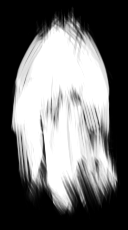
#> input picture cv/brushes/brush.png, 128 x 230 px; its folder holds only this picture in this run
$ python brush.py   (older library calls are emulated)
#> lines starting #> are read from the running program, lines starting #| are printed output that depends on the picture; after the words box and inside, x2 and y2 are one past the last pixel; in counts of white or black regions, pixels touching at a corner belong together
### cv/colormixer.py
import numpy as np
import cv2
import math
import random
import time
# import rotate_brush as rb
# import gradient
# from thready import amap
import os

color1 = np.array([19, 163, 255.])
color2 = np.array([19, 18, 37.])
color3 = np.array([52, 2, 1.])

color4 = np.array([.95, .95, .95])
color5 = np.array([.5, .15, .4])

color1 /= 255.
color2 /= 255.
color3 /= 255.


def clip(i, imax=1, imin=0):
    return min(max(imin, i), imax)


def directmix(c1, c2, ratio):
    return c1 * ratio + c2 * (1 - ratio)


# [5 lines left out: function linearmix, not called in this run]


def submix_power(i):
    i = np.array(i)

    def BGR2PWR(c):
        c = np.clip(c, a_max=1. - 1e-6, a_min=1e-6)  # no overflow allowed
        c = np.power(c, 2.2 / i)
        u = 1. - c
        return u  # unit absorbance

    def PWR2BGR(u):
        c = 1. - u
        c = np.power(c, i / 2.2)
        return c  # rgb color

    # [4 lines left out: function submix, not called in this run]

    return submix, BGR2PWR, PWR2BGR


# a is good around .15
# [53 lines left out: functions reflectance, get_coeff, powermix, not called in this run]


pal = np.zeros([400, 600, 3])

globpad = 0


# [36 lines left out: functions pmix, demo, test_power, test, not called in this run]


def f32(a):
    return np.array(a).astype('float32')


def oilpaint_converters():
    submix, b2p, p2b = submix_power(f32([13, 3, 7.]))
    return b2p, p2b


def oilpaint_mix(c1, c2, alpha):
    submix, b2p, p2b = submix_power(f32([13, 3, 7.]))
    return submix(c1, c2, alpha / 255)

### cv/brush.py
import numpy as np
import cv2
import math
import random

def rn():
    return random.random()

brushes = {}

# load brushes from ./brushes directory
def load_brushes():
    brush_dir = './brushes/'
    import os
    for fn in os.listdir(brush_dir):
        if os.path.isfile(brush_dir + fn):
            brush = cv2.imread(brush_dir + fn,0)
#> brush is the input picture: shape (230, 128); min 0, max 255, mean 109.3
            if not brush is None:
                brushes[fn] = brush


def get_brush(key='random'):
    if key=='random':
        key = random.choice(list(brushes.keys()))
    brush = brushes[key]
    return brush,key

def rotate_brush(brush,rad,srad,angle):
    # brush image should be of grayscale, pointing upwards

    # translate w x h into an area of 2rad x 2rad

    bh,bw = brush.shape[0:2]
    # print(brush.shape)

    osf = 0.1
    # oversizefactor: ratio of dist-to-edge to width,
    # to compensate for the patch smaller than the original ellipse

    rad = int(rad*(1.+osf))
    srad = int(srad*(1.+osf))

    # 1. scale
    orig_points = np.array([[bw/2,0],[0,bh/2],[bw,bh/2]]).astype('float32')
    # x,y of top left right
    translated = np.array([[rad,0],[rad-srad,rad],[rad+srad,rad]]).astype('float32')

    # affine transform matrix
    at = cv2.getAffineTransform(orig_points,translated)

    at = np.vstack([at,[0,0,1.]])

    # 2. rotate
    rm = cv2.getRotationMatrix2D((rad,rad),angle-90,1)
    # per document:
    # angle – Rotation angle in degrees. Positive values mean counter-clockwise rotation (the coordinate origin is assumed to be the top-left corner).

    # stroke image should point eastwards for 0 deg, hence the -90

    rm = np.vstack([rm,[0,0,1.]])

    # 3. combine 2 affine transform
    cb = np.dot(rm,at)
    # print(cb)

    # 4. do the transform
    res = cv2.warpAffine(brush,cb[0:2,:],(rad*2,rad*2))
    return res

def lc(i): #low clip
    return int(max(0,i))

def generate_motion_blur_kernel(dim=3,angle=0.,threshold_factor=1.3,divide_by_dim=True):
    radian = angle/360*math.pi*2 + math.pi/2
    # perpendicular
    # x2,y2 = math.cos(radian),math.sin(radian)
    # the directional vector

    # first, generate xslope and yslope
    gby,gbx = np.mgrid[0:dim,0:dim]
    cen = (dim+1)/2-1
    gbx = gbx - float(cen)
    gby = gby - float(cen)
    # gbx = gbx / float(cen) -.5
    # gby = gby / float(cen) -.5

    # then mix the slopes according to angle
    gbmix = gbx * math.cos(radian) - gby * math.sin(radian)

    kernel = (threshold_factor - gbmix*gbmix).clip(min=0.,max=1.)

    # center = (dim+1)/2-1
    # kernel = np.zeros((dim,dim)).astype('float32')

    # # iterate thru kernel
    # ki = np.nditer(kernel,op_flags=['readwrite'],flags=['multi_index'])
    # while not ki.finished:
    #     ya,xa = ki.multi_index
    #     y1,x1 = -(ya-center),xa-center # flip y since it's image axis
    #
    #     # now y1, x1 correspond to each kernel pixel's cartesian coord
    #     # with center being 0,0
    #
    #     dotp = x1*x2 + y1*y2 # dotprod
    #
    #     ki[0] = dotp
    #     ki.iternext()
    #
    # kernel = (threshold_factor-kernel*kernel).clip(min=0,max=1)

    if divide_by_dim:
        kernel /= dim * dim * np.mean(kernel)
    else:
        pass

    return kernel.astype('float32')

from colormixer import oilpaint_converters
b2p,p2b = oilpaint_converters()

def sigmoid_array(x):
    sgm = 1. / (1. + np.exp(-x))
    return np.clip(sgm * 1.2 - .1,a_max=1.,a_min=0.)

# the brush process
def compose(orig,brush,x,y,rad,srad,angle,color,usefloat=False,useoil=False,lock=None):
    # generate, scale and rotate the brush as needed
    brush_image = rotated = rotate_brush(brush,rad,srad,angle) # as alpha
    brush_image = np.reshape(brush_image,brush_image.shape+(1,)) # cast alpha into (h,w,1)

    if useoil:
        # gradient based color mixing
        # generate a blend map `gbmix` that blend in the direction of the brush stroke

        # first, generate xslope and yslope
        gby,gbx = np.mgrid[0:brush_image.shape[0],0:brush_image.shape[1]]
        gbx = gbx / float(brush_image.shape[1]) -.5
        gby = gby / float(brush_image.shape[0]) -.5

        dgx,dgy = rn()-.5,rn()-.5 # variation to angle
        # then mix the slopes according to angle
        gbmix = gbx * math.cos(angle/180.*math.pi+dgx) - gby * math.sin(angle/180.*math.pi+dgx)

        # some noise?
        gbmix += np.random.normal(loc=0.15,scale=.2,size=gbmix.shape)

        #strenthen the slope
        gbmix = sigmoid_array(gbmix*10)
        gbmix = np.reshape(gbmix,gbmix.shape+(1,)).astype('float32')

        # cv2.imshow('gbmix',gbmix)
        # cv2.waitKey(1)

    # width and height of brush image
    bh = brush_image.shape[0]
    bw = brush_image.shape[1]

    y,x = int(y),int(x)

    # calculate roi params within orig to paint the brush
    ym,yp,xm,xp = y-bh/2,y+bh/2,x-bw/2,x+bw/2

    # w and h of orig
    orig_h,orig_w = orig.shape[0:2]

    #crop the brush if exceed orig or <0
    alpha = brush_image[lc(0-ym):lc(bh-(yp-orig_h)),lc(0-xm):lc(bw-(xp-orig_w))]
    if useoil:
        gbmix = gbmix[lc(0-ym):lc(bh-(yp-orig_h)),lc(0-xm):lc(bw-(xp-orig_w))]

    #crop the roi params if < 0
    ym,yp,xm,xp = lc(ym),lc(yp),lc(xm),lc(xp)

    # print(alpha.shape,roi.shape)

    if alpha.shape[0]==0 or alpha.shape[1]==0: #or roi.shape[0]==0 or roi.shape[1]==0:
        # optimization: assume roi is valid

        print('alert: compose got empty roi')
        # dont paint if roi or brush is empty
    else:

        # to simulate oil painting mixing:
        # color should blend in some fasion from given color to bg color
        if useoil:
            if usefloat: # to 0,1
                pass
            else:
                # roi = roi.astype('float32')/255.
                color = np.array(color).astype('float32')/255.

            alpha = alpha.astype('float32')/255.

            # convert into oilpaint space
            color = b2p(color)

            def getkernelsize(r):
                k = min(55,int(r))
                if k%2==0:
                    k+=1
                if k<3:
                    k+=2
                return k
            sdim = getkernelsize(srad/5) # determine the blur kernel characteristics
            ldim = getkernelsize(rad/5)
            ssdim = getkernelsize(srad/7)

            #blur brush pattern
            softalpha = cv2.blur(alpha,(sdim,sdim)) # 0-1

            mixing_ratio = np.random.rand(alpha.shape[0],alpha.shape[1],1)
            # random [0,1] within shape (h,w,1

            # increase mixing_ratio where brush pattern
            # density is lower than 1
            # i.e. edge enhance
            mixing_ratio[:,:,0] += (1-softalpha)*2

            mixing_th = 0.1 # threshold, larger => mix more
            mixing_ratio = mixing_ratio > mixing_th
            # threshold into [0,1]

            # note: mixing_ratio is of dtype bool

            # apply motion blur on the mixed colormap
            kern = generate_motion_blur_kernel(dim=ldim,angle=angle)

            # print(sdim,ldim,kern.shape,colormap.dtype,kern.dtype,mixing_ratio.dtype,roi.dtype,color.dtype)

            # sample randomly from roi
            # random is acturally bad idea
            # limit sample area under alpha is better
            ry,rx = 0,0
            n = 20
            while n>0:
                ry,rx = int(rn()*alpha.shape[0]),int(rn()*alpha.shape[1])
                if alpha[ry,rx]>.5:
                    break
                n-=1

            # roi loading moved downwards, for optimization
            roi = orig[ym:yp,xm:xp]

            if usefloat: # roi to 0,1
                pass
            else:
                roi = roi.astype('float32')/255.

            roi = b2p(roi)

            if n>0:
                random_color = roi[ry,rx]
                tipcolor = color * gbmix + random_color  * (1 - gbmix)
            else:
                tipcolor = color

            # add some gaussian to color maybe?
            # remember: color should be in UABS space
            # tipcolor = np.random.normal(loc=color,scale=.04,size=alpha.shape[0:2]+(3,))
            # mixing_ratio2 = np.random.rand(alpha.shape[0],alpha.shape[1],1)

            # mixing_ratio2 = np.mgrid[]

            # mixing_ratio2 = mixing_ratio2 > 0.4

            #exp: how bout tip color blend from 1 color to another..

            # tipcolor = np.clip(tipcolor,a_max = 1.-1e-6, a_min = 1e-6)

            # tipcolor = cv2.filter2D(tipcolor,cv2.CV_32F,cv2.blur(kern,(sdim,sdim)))
            # tipcolor = cv2.blur(tipcolor,(sdim,sdim))

            # blend tip color (image) with bg
            # larger the mixing_ratio, stronger the (tip) color
            ia = (1 - mixing_ratio).astype('float32')
            ca = tipcolor * mixing_ratio
            # print(roi.dtype,ia.dtype,ca.dtype)
            colormap = roi * ia + ca
            # print(colormap.dtype,kern.dtype)

            #mblur
            colormap = cv2.filter2D(colormap,cv2.CV_32F,kern)

            ########

            #final composition
            ca = colormap*alpha
            ia = 1-alpha

            if lock is not None:
                lock.acquire()
                # print('lock acquired for brush @',x,y)
                # if canvas lock provided, acquire it. this prevents overwrite problems

            #final loading of roi.
            roi=orig[ym:yp,xm:xp]

            if usefloat:
                roi = b2p(roi)
                orig[ym:yp,xm:xp] = p2b(roi*ia+ca)
            else:
                roi = b2p(roi.astype('float32')/255.)
                orig[ym:yp,xm:xp] = p2b(roi*ia+ca)*255.
        else:
            # no oil painting
            colormap = np.array(color).astype('float32') # don't blend with bg, just paint fg

            if usefloat:
                alpha = alpha.astype('float32')/255.
                ia = 1-alpha
                ca = colormap*alpha
            else:
                # integer version
                colormap = colormap.astype('uint32')
                ia = 255-alpha
                ca = colormap*alpha

            if lock is not None:
                lock.acquire()
                # print('lock acquired for brush @',x,y)
                # if canvas lock provided, acquire it. this prevents overwrite problems

            roi = orig[ym:yp,xm:xp]

            if usefloat:
                # if original image is float
                orig[ym:yp,xm:xp] = roi * ia + ca
            else:
                roi = roi.astype('uint32')
                # use uint32 to prevent multiplication overflow
                orig[ym:yp,xm:xp] = (roi * ia + ca)/255

    # painted
    if lock is not None:
        lock.release()
        # print('lock released for brush @',x,y)
        # if canvas lock provided, release it. this prevents overwrite problems


if __name__ == '__main__':
    print('testing the brush rotation...')
    only_float = False
    only_oil = True
    load_brushes()
    flower = cv2.imread('demo.png')
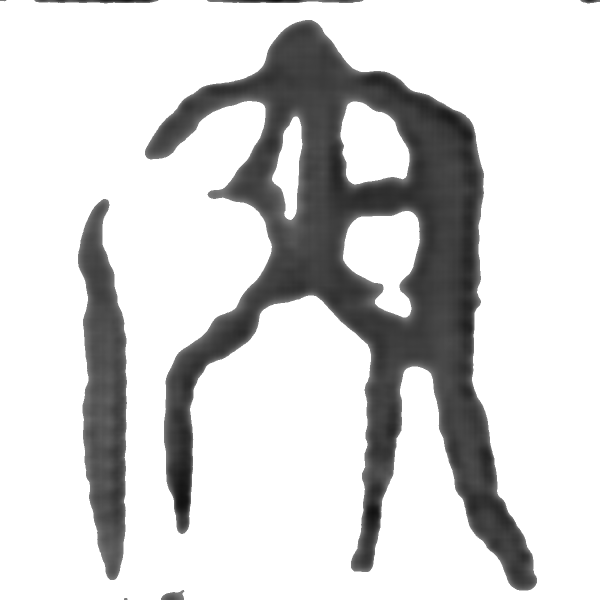
#> input picture cv/demo.png, 1200 x 1200 px (shown at 1/2 size)
#> flower is the input picture: shape (1200, 1200, 3); min 15, max 255, mean 210.5
    if not only_float:
        fint = flower.copy()
        for i in range(100):
            brush,key = get_brush()
            color = [rn()*255,rn()*255,rn()*255]

            if not only_oil:
                print('integer no oil')
                compose(fint,brush,x=rn()*flower.shape[1],y=rn()*flower.shape[0],
                rad=50,srad=10+20*rn(),angle=rn()*360,color=color,useoil=False)

            print('integer oil')
            compose(fint,brush,x=rn()*flower.shape[1],y=rn()*flower.shape[0],
            rad=50,srad=10+20*rn(),angle=rn()*360,color=color,useoil=True)

            cv2.imshow('integer',fint)
            cv2.waitKey(10)
#> this loop made 100 passes
#> pass 1, in compose, `softalpha = cv2.blur(alpha,(sdim,sdim))`:
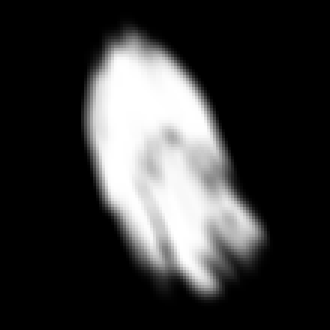
#> softalpha: shape (110, 110) float32 (shown 3 times larger); min 0, max 1, mean 0.218
#> pass 1, in compose, `mixing_ratio = mixing_ratio > mixing_th`:
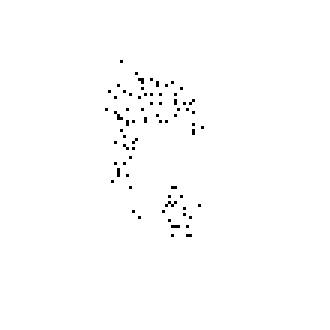
#> mixing_ratio: shape (110, 110, 1) bool (shown 3 times larger); 99.2% white; black in thin lines or dots, all inside (x1, y1, x2, y2) = (35, 20, 68, 79)
#> after the loop:
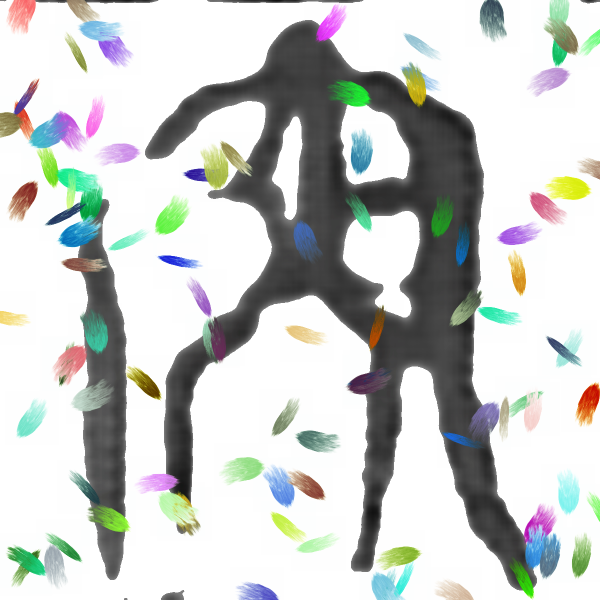
#> fint: shape (1200, 1200, 3) (shown at 1/2 size); mean B, G, R 200.3, 202.8, 199.9

    floaty = flower.copy().astype('float32')/255.
    for i in range(100):
        brush,key = get_brush()
        color = [rn(),rn(),rn()]

        if not only_oil:
            print('float no oil')
            compose(floaty,brush,x=rn()*flower.shape[1],y=rn()*flower.shape[0],
            rad=50,srad=10+20*rn(),angle=rn()*360,color=color,usefloat=True,useoil=False)

        print('float oil')
        compose(floaty,brush,x=rn()*flower.shape[1],y=rn()*flower.shape[0],
        rad=50,srad=10+20*rn(),angle=rn()*360,color=color,usefloat=True,useoil=True)

        cv2.imshow('float',floaty)
        cv2.waitKey(10)
#> this loop made 100 passes
#> pass 1, in rotate_brush (call 101), `res = cv2.warpAffine(brush,cb[0:2,:],(rad*2,rad*2))`:
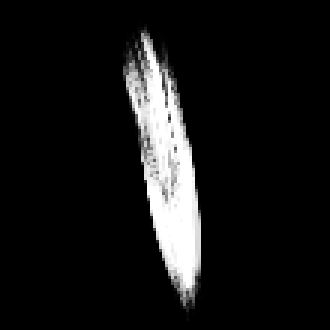
#> res: shape (110, 110) (shown 3 times larger); min 0, max 255, mean 21.9
#> pass 1, in compose (call 101), `softalpha = cv2.blur(alpha,(sdim,sdim))`:
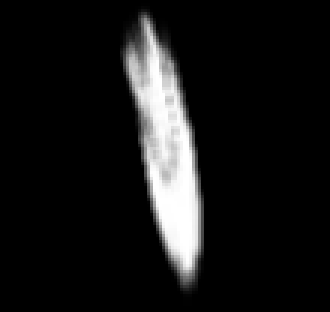
#> softalpha: shape (104, 110) float32 (shown 3 times larger); min 0, max 1, mean 0.0909
#> after the loop:
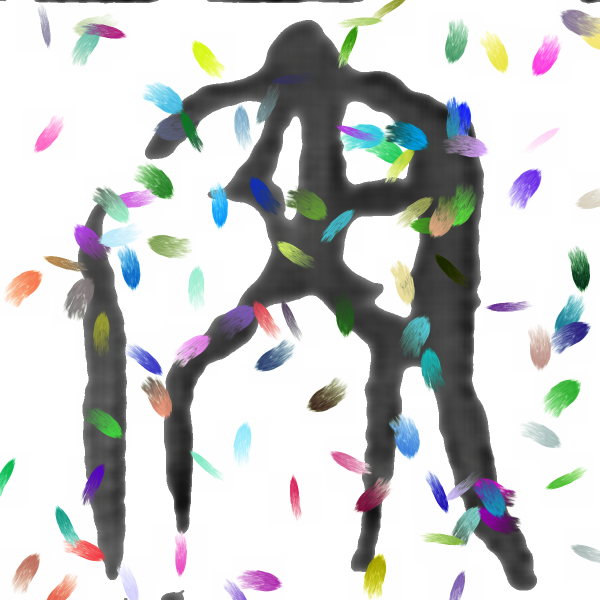
#> floaty: shape (1200, 1200, 3) float32 (shown at 1/2 size); mean B, G, R 0.798, 0.799, 0.792
